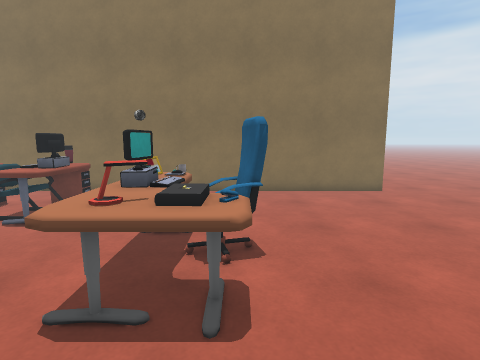
view 1 (above)

16 first-person views from a walk through a scene from a Unity 3-D project. The camera is 1.5 m above the floor, tilts 8° down and sees 80° across. The floor is counted in squares, 0.5 m on a side. Each view is taken from the middle of a square. On the plan, view 1 faces up. The plan holds only what a view shows up to about 20 squares ahead; the rest is blank. The place goes on beyond the plan. The player is left out. Door leaves are left out, so doorways stand open. Some surface patterns are stand-ins.

view 2
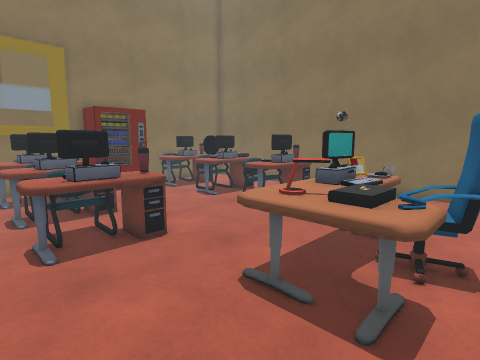

view 3
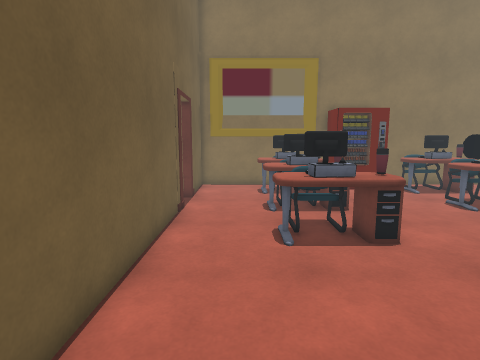

view 4
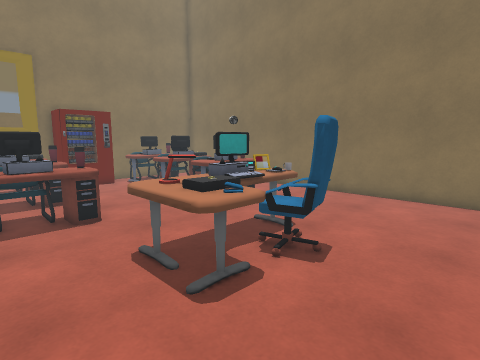

view 5
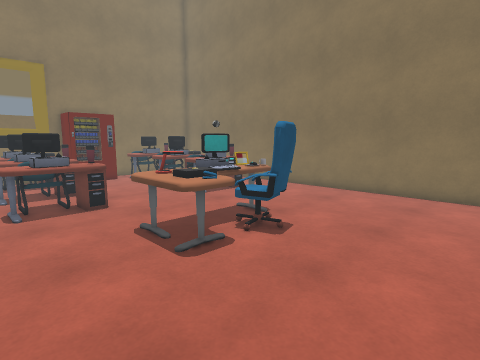

view 6
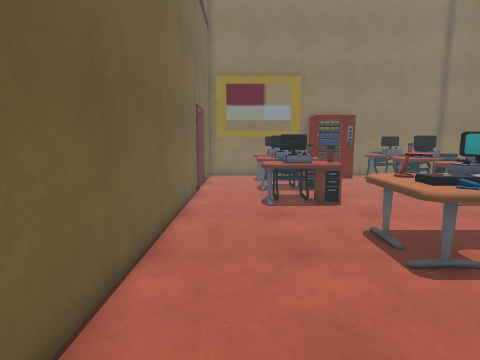

view 7
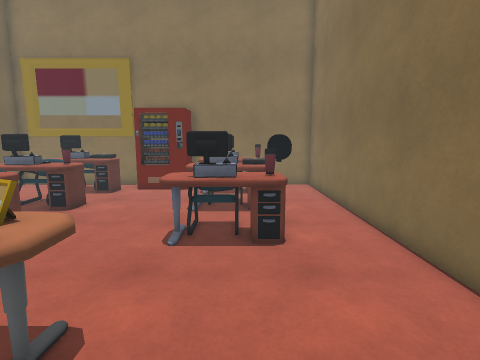

view 8
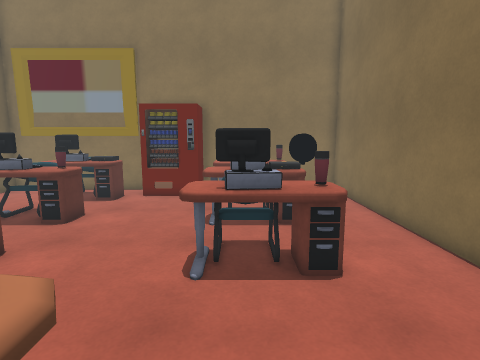

view 9
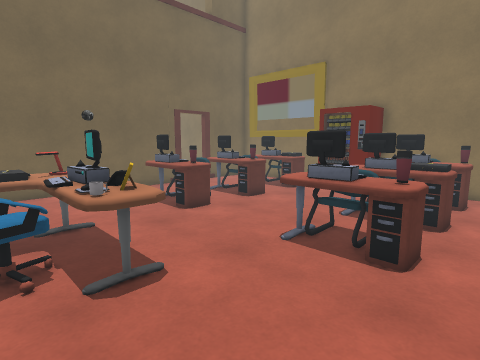

view 10
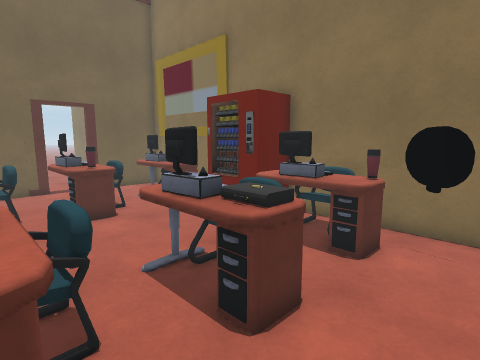

view 11
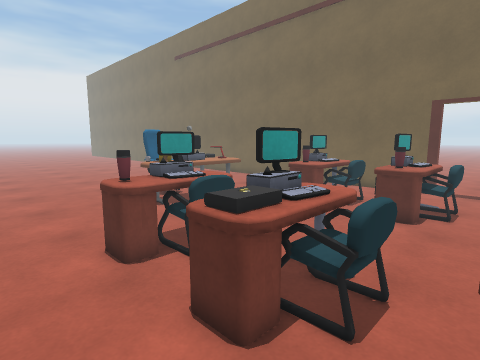

view 12
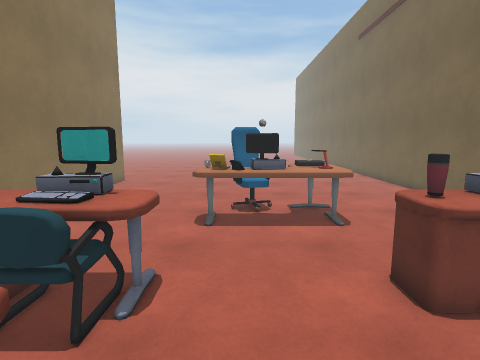

view 13
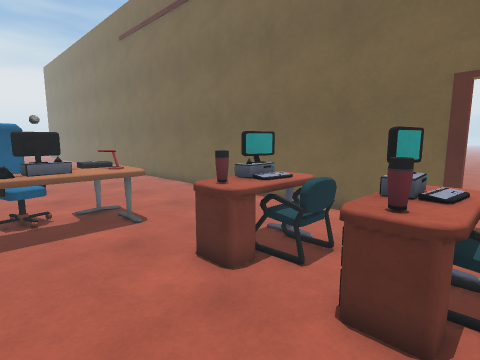

view 14
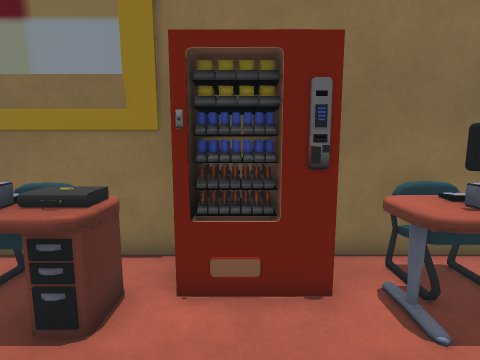

view 15
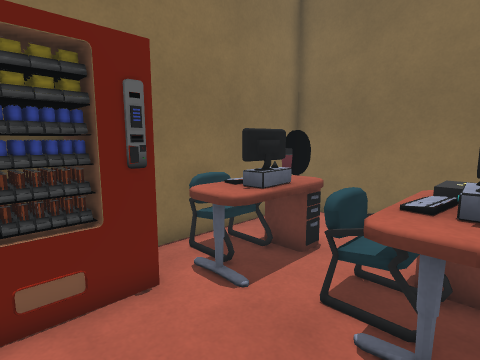

view 16
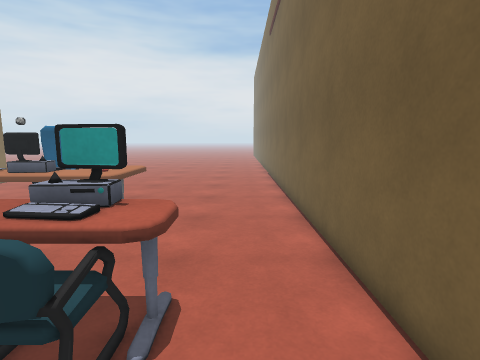

### Floor plan
Points are (right, up) in squares from view 1. A wall is a line through its corners. A room is listed if a view was taken in it or the views show most of it. See-through windows are left out.
Room 1 (views 1, 2, 3, 4, 5, 6, 7, 8, 9, 10, 11, 12, 13, 14, 15, 16)
walls: (-11.6, -3) (-11.6, -2.6) (6.5, -2.6); (-18.2, 5.5) (-18.2, -2.6) (-13.8, -2.6) (-13.8, -3); (6.5, 16.7) (-18.2, 16.7) (-18.2, 8.6)
ways out: opening at (-12.5, -3); open door at (-14, -1.5)
objects: other object (-18, 6) to (-16, 9); desk (-17, 1) to (-15, 5); desk (-17, 10) to (-15, 13); other object (-17, 14) to (-17, 15); desk (-14, 10) to (-11, 13); desk (-13, 1) to (-11, 5); desk (-10, 1) to (-7, 5); desk (-9, 10) to (-7, 13); table (-3, 4) to (0, 6); computer (-3, 6) to (-2, 8); phone (-3, 8); table (-3, 9) to (-2, 10); mug (-2, 9); chair (-1, 7) to (1, 8)

Where each view was taken, in squares from view 1:
view 1: 0 up, 0 right, facing up
view 2: 0 up, 1 right, facing up-left
view 3: 0 up, 1 right, facing left
view 4: 1 up, 4 right, facing up-left
view 5: 0 up, 6 right, facing up-left
view 6: 0 up, 6 right, facing left
view 7: 12 up, 1 right, facing left
view 8: 11 up, 1 left, facing left
view 9: 15 up, 0 right, facing down-left
view 10: 16 up, 8 left, facing down-left
view 11: 16 up, 15 left, facing down-right
view 12: 8 up, 13 left, facing right
view 13: 9 up, 13 left, facing down-right
view 14: 7 up, 11 left, facing left
view 15: 6 up, 11 left, facing up-left
view 16: 0 up, 12 left, facing right
